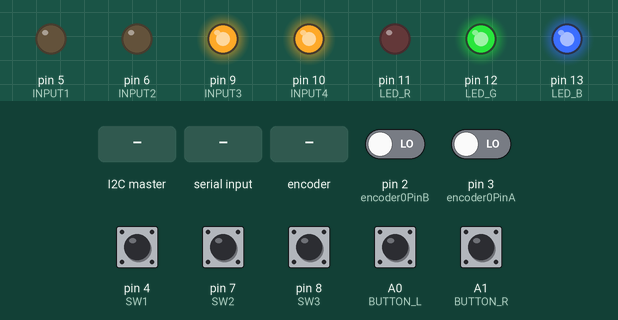
Simulated run of this sketch. Board: Arduino Uno, built with avr-gcc and run on an emulated ATmega328P. Shown: output pins drawn as LEDs (lit = HIGH). The test bench sets the inputs (shaded band); at power-on: A0 (BUTTON_L), A1 (BUTTON_R), pin 4 (SW1), pin 7 (SW2), pin 8 (SW3) HIGH, pin 2 (encoder0PinB), pin 3 (encoder0PinA) LOW. What the sketch prints to the serial monitor is not drawn.

Above: at 1.2 s.
1.3 s: A1 (BUTTON_R) pulled LOW for 0.15 s
At 2.5 s:
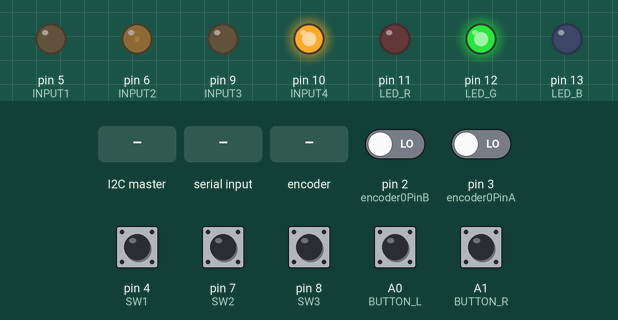
2.9 s: the I2C master sends "L"
At 3.7 s:
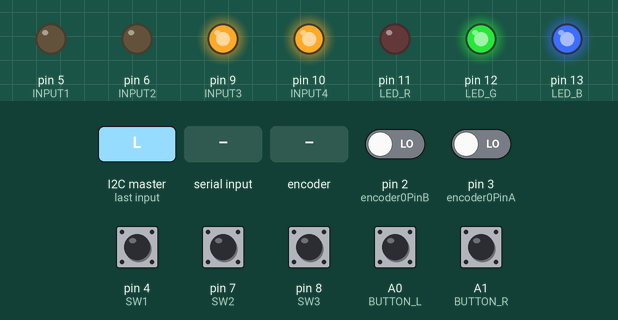
4.4 s: A0 (BUTTON_L) pulled LOW for 0.15 s
At 5.3 s:
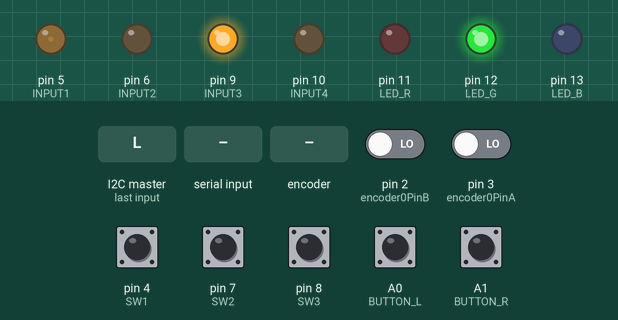
6.0 s: "l90\n" received over Serial
At 6.5 s:
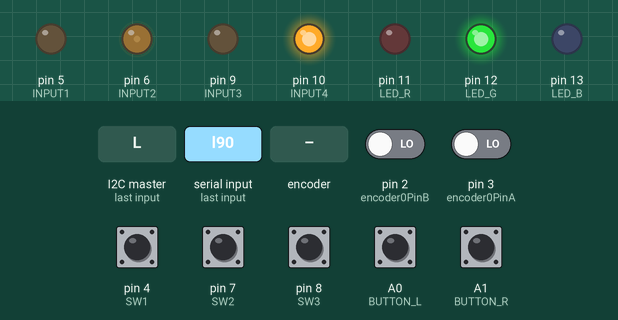
7.5 s: rotary encoder on pin 3 (encoder0PinA) / pin 2 (encoder0PinB) turned 3 steps (first pin leading)
9.6 s: "L,45\n" received over Serial
At 10.5 s:
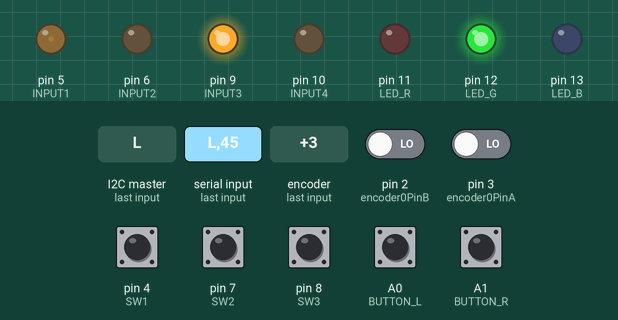
Timing chart, 0 to 12.1 s (numbered marks = the images above; inputs shaded):
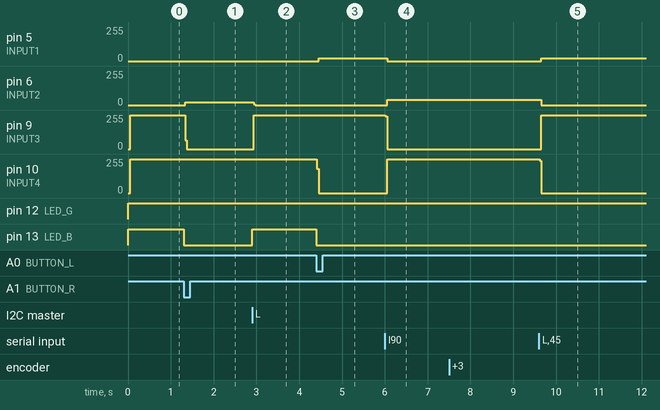

Measured:
- after the input at 1.3 s, pin 6 (INPUT2): 0/255 → 20/255 at once; pin 9 (INPUT3): 254/255 → 0/255 at once; pin 10 (INPUT4): 254/255 → 255/255 at once; pin 13 (LED_B): HIGH → LOW at once
- after the input at 2.9 s, pin 6 (INPUT2): 20/255 → 0/255 at once; pin 9 (INPUT3): 0/255 → 254/255 at once; pin 13 (LED_B): LOW → HIGH at once
- after the input at 4.4 s, pin 5 (INPUT1): 0/255 → 20/255 after 0.05 s; pin 10 (INPUT4): 255/255 → 0/255 at once; pin 13 (LED_B): HIGH → LOW at once
- after the input at 6.0 s, pin 5 (INPUT1): 20/255 → 0/255 after 0.05 s; pin 6 (INPUT2): 0/255 → 39/255 after 0.05 s; pin 9 (INPUT3): 254/255 → 0/255 at once; pin 10 (INPUT4): 0/255 → 255/255 after 0.05 s
- after the input at 9.6 s, pin 5 (INPUT1): 0/255 → 20/255 after 0.05 s; pin 6 (INPUT2): 39/255 → 0/255 after 0.05 s; pin 9 (INPUT3): 0/255 → 254/255 after 0.05 s; pin 10 (INPUT4): 255/255 → 0/255 at once

The sketch:

arduino_main.ino
```cpp
#include <Wire.h>
#include <PID_v1.h>

#define TICKS_PER_DEGREE 4.789233*1.125 //1.125 turns ~90deg to 80deg
#define DEGREES_PER_TICK 1.0/TICKS_PER_DEGREE

// button switch pins

//#define BUTTON_L 0
//#define BUTTON_R 1
#define BUTTON_L A0
#define BUTTON_R A1 // only when debugging. Once done, switch to D0/D1 and disable all Serial actions.


// encoder pins
#define encoder0PinA 3
#define encoder0PinB 2

#define maxSetpoint 40
#define minSetpoint -40
#define DEAD_BAND 20

// motor drive pins
// 2 and 4 should be HIGH at the same time, 1 and 3 same time. NEVER OTHERWISE.
// 3 and 4 HIGH together for braking. 1 and 2 LOW at this time.
#define INPUT1 5 //motor High-side Right-side
#define INPUT2 6 //motor High-side Left-side
#define INPUT3 9 //motor Low-side Left-side
#define INPUT4 10 //motor Low-side Right-side

// LED pins
#define LED_R 11
#define LED_G 12
#define LED_B 13

// DIP switch pins
#define SW1 4 // switch 1, outside
#define SW2 7 // switch 2, middle
#define SW3 8 // switch 3, inside

// I2C address
int SLAVE_ADDRESS = 0x04; // some initial motorpwmue, changed later
int number = 0;
int state = 0;
char mode = 'c';
volatile int calibrated = 1;

int incomingByte = 0;  // for incoming serial data

// Controller variables
double Setpoint, Input, Output;
double Kp = .12, Ki = 0.0, Kd = 0.0;
double minPoint = -24.0;
double maxPoint = 24.0;
double motorpwm = 0;
char heading = 'a';
//Specify the links and initial tuning parameters
PID myPID(&Input, &Output, &Setpoint, Kp, Ki, Kd, DIRECT);

// Velocity Computation Variables
long minEncoderPos = 0;
long maxEncoderPos = 80 * TICKS_PER_DEGREE;// Needs to be calibrated
long midEncoderPos = (maxEncoderPos - minEncoderPos) / 2.0;
volatile signed long encoder0Pos = 0;
unsigned long velocityLastTime, lastTime, currTime;
double currPos, lastPos, velocity, ticktodeg;
int SampleTime = 700; //700  msec
int velocitySampleTime = 5;


char i2cmotorpwm[4];
int i;

void setup() {

  Serial.begin(115200);
  pinMode(INPUT1, OUTPUT);
  digitalWrite(INPUT1, LOW);
  pinMode(INPUT2, OUTPUT);
  digitalWrite(INPUT2, LOW);
  pinMode(INPUT3, OUTPUT);
  digitalWrite(INPUT3, LOW);
  pinMode(INPUT4, OUTPUT);
  digitalWrite(INPUT4, LOW);

  pinMode(LED_R, OUTPUT);
  pinMode(LED_G, OUTPUT);
  pinMode(LED_B, OUTPUT);

  pinMode(BUTTON_L, INPUT_PULLUP); // the buttons read LOW when pressed
  pinMode(BUTTON_R, INPUT_PULLUP);

  // determine I2C address from switches
  pinMode(13, OUTPUT);
  pinMode(SW1, INPUT_PULLUP);
  pinMode(SW2, INPUT_PULLUP);
  pinMode(SW3, INPUT_PULLUP);
  SLAVE_ADDRESS = !digitalRead(SW1) * 1 + !digitalRead(SW2) * 2 + !digitalRead(SW3) * 4 + 3;
  Serial.print("I2C slave address set to ");
  Serial.println(SLAVE_ADDRESS);

  // initialize i2c as slave
  Wire.begin(SLAVE_ADDRESS);

  // define callbacks for i2c communication
  Wire.onReceive(receiveData);
  Wire.onRequest(sendData);


  Serial.println("Calibrating...");

  //calibrate();

  Input = 0;
  Setpoint = 0; // degrees

  //turn the PID on
  myPID.SetMode(AUTOMATIC);
  myPID.SetSampleTime(5);
  myPID.SetControllerDirection(DIRECT);
  myPID.SetOutputLimits((double) minPoint, (double) maxPoint);

  pinMode(encoder0PinA, INPUT);
  pinMode(encoder0PinB, INPUT);

  // encoder pin on interrupt 1 (pin 3)
  attachInterrupt(0, doEncoderB, CHANGE);

  // encoder pin on interrupt 0 (pin 2)
  attachInterrupt(1, doEncoderA, CHANGE);

  currPos, lastPos, velocity  = 0;

  //Serial.println("Initial calibration...");
  //calibrate();


  Serial.println("Ready!");
}

bool isAtPosition() {
  bool velo_check = abs(velocity) < 0.02;
  bool pos_check = abs(currPos - Setpoint) < 1.0;
  digitalWrite(LED_G, velo_check);
  digitalWrite(LED_B, pos_check);
  return velo_check && pos_check;
}


float prevVel=0;
float prevPrevVel=0;


void loop() {
  if (Setpoint > maxSetpoint) Setpoint = maxSetpoint;
  if (Setpoint < minSetpoint) Setpoint = minSetpoint;

  if (!calibrated) calibrate();

  currPos = encoder0Pos * DEGREES_PER_TICK;
  //currPos = (encoder0Pos - midEncoderPos) * DEGREES_PER_TICK;
  Input = currPos;
  currTime = millis();

  if (Serial.available() > 0) {
    int i = 0;
    while (Serial.available()) {
      if (i == 0) {
        mode = Serial.read();
        Serial.print("Mode received: ");
        Serial.println(mode);
      } else {
        i2cmotorpwm[i - 1] = Serial.read();
        Serial.print("Number received: ");
        Serial.println(i2cmotorpwm[i - 1]);
      }
      i++;
    }
    interp();
  }

  // check buttons for manual move
  if (!digitalRead(BUTTON_L)) { // if button is held pressed
    Setpoint = max(currPos - 5.0, minSetpoint);
    resetLimits();
    Serial.println(Setpoint);
  } else if (!digitalRead(BUTTON_R)) {
    Setpoint = min(currPos + 5.0, maxSetpoint);
    resetLimits();
    Serial.println(Setpoint);
  }

  myPID.Compute();

  if (!isAtPosition()) {
    if (Output > 0) {
      motorpwm = myMap(Output, 0, maxPoint, 0, 1.0);
      motor_forward_raw(motorpwm);
      heading = 'a';
    }
    else {
      motorpwm = myMap(-Output, 0, maxPoint, 0, 1.0);
      motor_reverse_raw(motorpwm);
      heading = 'd';
    }
  }
  else {
    motor_brake_raw();
  }

  long velocityTimeChange = (currTime - velocityLastTime);

  if (velocityTimeChange >= velocitySampleTime)
  {
    velocity = (prevPrevVel + prevVel + (currPos - lastPos) / velocityTimeChange)/3;
    //Serial.println(velocity);
    prevPrevVel = prevVel;
    prevVel = velocity;
    velocityLastTime = currTime;
    lastPos = currPos;
  }

  delay(5);
}


//------------------------------------------------------------

  //Functions to be organized later

  /*
   * Reset limits of controller such that the controller limits
   * scale with the referenceto replicate similar behavior
   */

void resetLimits() {
  if (abs(Setpoint) >= 4.0 ) {
    minPoint = (double) - 1.0 * abs(Setpoint) * 6.0;
    maxPoint = (double) abs(Setpoint) * 6.0;
    myPID.SetOutputLimits(minPoint, maxPoint);
  }
  else {
    minPoint = (double) - 1.0 * abs(4.0) * 6.0;
    maxPoint = (double) abs(4.0) * 6.0;
    myPID.SetOutputLimits(minPoint, maxPoint);
  }
}

//------------------------------------------------------------


// callback for received data
void receiveData(int byteCount) {
  // clears buffer
  for (int k = 0; k < 4; k++) {
    i2cmotorpwm[k] = '\0';
  }
  i = 0;
  while (Wire.available()) {
    if (i == 0) {
      mode = Wire.read();
      //Serial.print("Mode received: ");
      Serial.println(mode);
    } else {
      i2cmotorpwm[i-1] = (char)Wire.read();
      Serial.print("Number received: ");
      Serial.println(i2cmotorpwm[i - 1]);
    }
    i++;
  }
  interp();
}


// callback for sending data
int sendIndex = 0;
void sendData() {
  if (mode == 'c' || mode == 'l' || mode == 'L') {
    sendReady();
  } else if (mode == 'd') {
    sendTime();
  } else if (mode == 'r') {
    sendPos();
  } else {
    Serial.println("Something has gone horribly wrong");
  }
}

//---------------------------------------------------------------
//Abstracted functions for doing command interperation

void interp() {
  Serial.print("setpoint before change: ");////////////
  Serial.println(Setpoint);//////////////
  if (mode == 'c') {
    calibrated = 0;
  } else if (mode == 'l') {
    Setpoint += atof(i2cmotorpwm);
    if (Setpoint > maxSetpoint) Setpoint = maxSetpoint;
    if (Setpoint < minSetpoint) Setpoint = minSetpoint;
    Serial.println(i2cmotorpwm);////////////////
    Serial.println(atof(i2cmotorpwm));/////////////
    Serial.print("Motor setpoint: ");
    Serial.println(Setpoint);
  } else if (mode == 'L') {
    Setpoint = atof(i2cmotorpwm);
    if (Setpoint > maxSetpoint) Setpoint = maxSetpoint;
    if (Setpoint < minSetpoint) Setpoint = minSetpoint;
    Serial.println(i2cmotorpwm);
    Serial.print("Motor setpoint: ");
    Serial.println(Setpoint);
  }
}

void calibrate() {
//  Serial.println("Start calibration...");
//  myPID.SetMode(MANUAL);
//  //int count_loop = 0;
//  digitalWrite(LED_R, HIGH);
//  while ((digitalRead(BUTTON_L)) && (digitalRead(BUTTON_R))) {
//    motor_forward_raw(0.2);
//    delay(100);
//    digitalWrite(LED_R, LOW);
//    //motor_brake_raw();
//    //delay(10);
//  }
//  motor_brake_raw();
//  digitalWrite(LED_R, HIGH);
//  encoder0Pos = 40.0 * TICKS_PER_DEGREE;
//  currPos = 40.0;
//  Input = currPos;
//  myPID.SetMode(AUTOMATIC);
//  Setpoint = 0.0;
//  delay(1000);
//  calibrated = 1;
//  Serial.println("Calibrated.");
}


void clamp(double *setpoint) {
  if (*setpoint > maxSetpoint) {
    *setpoint = maxSetpoint;
  } else if (*setpoint < minSetpoint) {
    *setpoint = minSetpoint;
  }
}


//---------------------------------------------------------------
//Abstracted functions for sending data

void sendReady() {
  if (isAtPosition()) {
    Wire.write('1');
  } else {
    Wire.write('0');
  }
}


unsigned long sendTimeTemp;
void sendTime() {
  sendTimeTemp = millis();
//  Serial.println(sendTimeTemp);
  sendTimeTemp = (sendTimeTemp >> (8 * sendIndex)) & 0xff;
//  Serial.println(sendTimeTemp);
  Wire.write(sendTimeTemp);
  sendIndex++;
  if (sendIndex > 3) {
    sendIndex = 0;
  }
}

long sendPosTemp = 0L;
void sendPos() {
  sendPosTemp = (long) currPos + 50L;
//  Serial.println("sendPosTemp original");
  //Serial.println(sendPosTemp);
  sendPosTemp = (sendPosTemp >> (8 * sendIndex)) & 0xff;
 // Serial.println("===");
  Serial.println(sendPosTemp);
  Wire.write(sendPosTemp);
  sendIndex++;
  if (sendIndex > 3) {
    sendIndex = 0;
  }
  Serial.println(sendIndex);
}

//---------------------------------------------------------------


void motor_forward_raw(float pwm) { // pwm var range 0.0-1.0
  analogWrite(INPUT1, 0);
  analogWrite(INPUT2, 0);
  analogWrite(INPUT3, 0);
  analogWrite(INPUT4, 0);
  analogWrite(INPUT4, 255);
  analogWrite(INPUT2, constrain(pwm_float2int(pwm), DEAD_BAND, 80 - velocity*150));
}

void motor_reverse_raw(float pwm) {
  analogWrite(INPUT1, 0);
  analogWrite(INPUT2, 0);
  analogWrite(INPUT3, 0);
  analogWrite(INPUT4, 0);
  analogWrite(INPUT3, 255);
  analogWrite(INPUT1, constrain(pwm_float2int(pwm), DEAD_BAND, 80 - velocity*150));
}

void motor_brake_raw() {
  analogWrite(INPUT1, 0);
  analogWrite(INPUT2, 0);
  analogWrite(INPUT3, 0);
  analogWrite(INPUT4, 0);
  analogWrite(INPUT3, 255);
  analogWrite(INPUT4, 255);
}

int pwm_float2int(float in) {
  int out = (int)(in * 255.0);
  //Serial.println(out);
  return out;
}

double myMap(double x, double in_min, double in_max, double out_min, double out_max)
{
  return (x - in_min) * (out_max - out_min) / (in_max - in_min) + out_min;
}


void doEncoderB() {
  // look for a low-to-high on channel B
  if (digitalRead(encoder0PinB) == HIGH) {
    // check channel A to see which way encoder is turning
    if (digitalRead(encoder0PinA) == HIGH) {
      encoder0Pos = encoder0Pos + 1;         // CW
    }
    else {
      encoder0Pos = encoder0Pos - 1;         // CCW
    }
  }
  // Look for a high-to-low on channel B
  else {
    // check channel B to see which way encoder is turning
    if (digitalRead(encoder0PinA) == LOW) {
      encoder0Pos = encoder0Pos + 1;          // CW
    }
    else {
      encoder0Pos = encoder0Pos - 1;          // CCW
    }
  }
}

void doEncoderA() {
  // look for a low-to-high on channel A
  if (digitalRead(encoder0PinA) == HIGH) {
    // check channel B to see which way encoder is turning
    if (digitalRead(encoder0PinB) == LOW) {
      encoder0Pos = encoder0Pos + 1;         // CW
    }
    else {
      encoder0Pos = encoder0Pos - 1;         // CCW
    }
  }
  else   // must be a high-to-low edge on channel A
  {
    // check channel B to see which way encoder is turning
    if (digitalRead(encoder0PinB) == HIGH) {
      encoder0Pos = encoder0Pos + 1;          // CW
    }
    else {
      encoder0Pos = encoder0Pos - 1;          // CCW
    }
  }
  //  Serial.println (encoder0Pos, DEC);
  // use for debugging - remember to comment out
}
```
